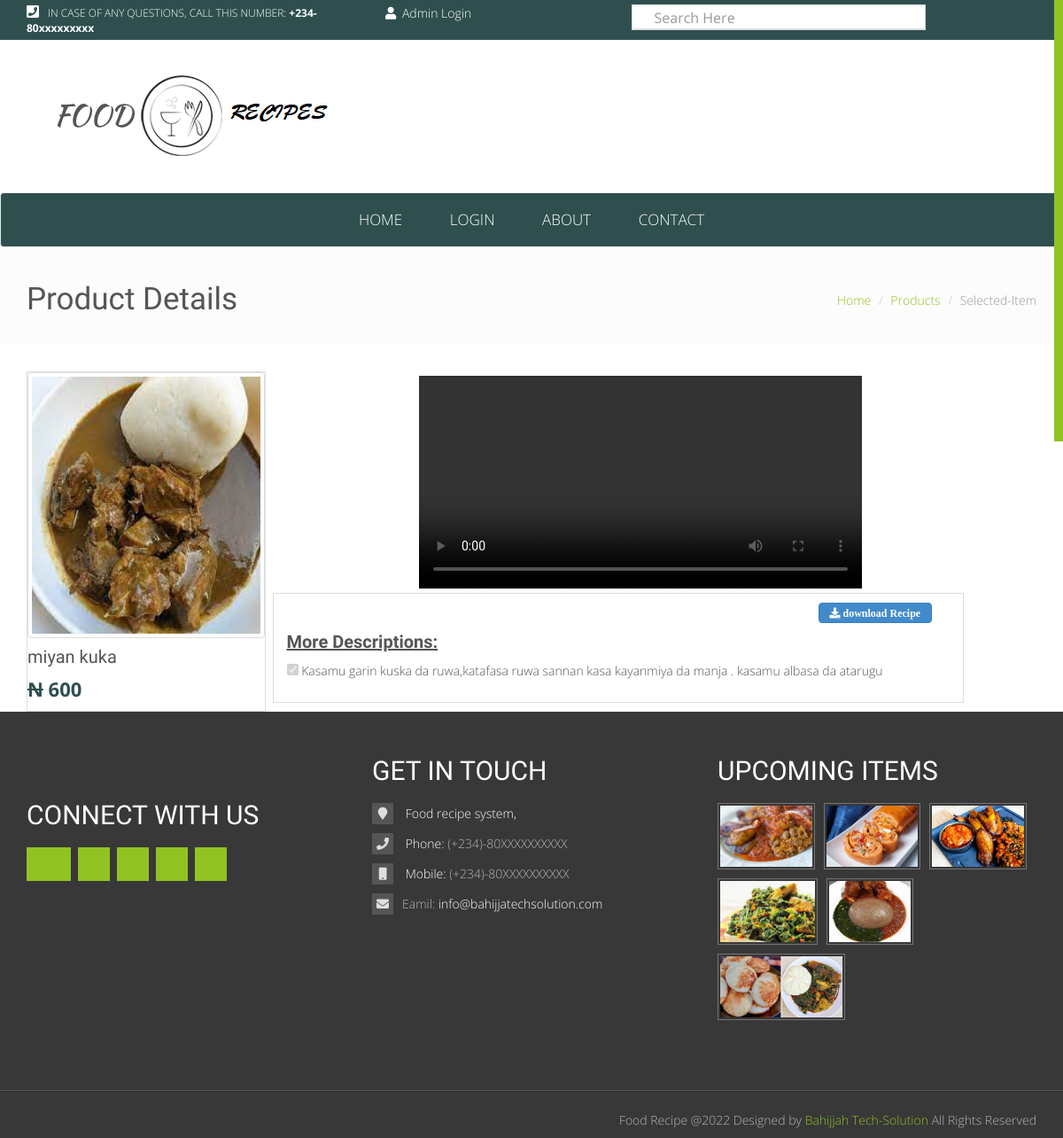
The page /selected_item.php?dish=19 on the database its author committed.
### tables this page shows
CREATE TABLE IF NOT EXISTS `dishes` (
  `dish_id` int(11) NOT NULL AUTO_INCREMENT,
  `fname` varchar(50) NOT NULL,
  `price` int(10) NOT NULL,
  `ingredient1` varchar(500) NOT NULL,
  `chef_id` int(5) NOT NULL,
  `food_picture` varchar(500) NOT NULL,
  `file` varchar(500) NOT NULL,
  `vfile` varchar(100) DEFAULT NULL,
  PRIMARY KEY (`dish_id`)
);

### selected_item.php (the view, shortened to what this page needs)
<?php
 include'config/db.php';
        $get=$_GET['dish'];
        $query2 = mysqli_query($connection, "SELECT * FROM dishes WHERE dish_id='$get'");
        while($row = mysqli_fetch_array($query2,MYSQLI_ASSOC)){
            $fname=$row["fname"];
            $price=$row["price"];
            $pic=$row["food_picture"];
            $ingredient1=$row["ingredient1"];
           	$vid =$row["vfile"];
           	$file = $row["file"];
        }
 ?>
<!doctype html>
<html lang="en">
<head>
<?php include'head.php';?>
</head>
<body>
		<?php include'header.php';?>
		<?php include'user_login.php';?>
		<?php include'logo.php';?>
		<?php include'index_nav.php';?>
	<section id="topic-header">
		<div class="container">
			<div class="row">
				<div class="col-md-4">
					<h3>Product Details</h3>
				</div>
				<div class="col-md-8 hidden-xs">
					<ol class="breadcrumb pull-right">
					  	<li><a href="#">Home</a></li>
					  	<li><a href="#">Products</a></li>
					  	<li class="active">Selected-Item</li>
					</ol>
				</div>
			</div>
		</div>
	</section>
	<section id="single-product">
		<div class="container">
			<div class="row">
				<div class="col-md-3">
					<div class="single-product-img" style="width: 270px !important; height: : 390px !important;">
						<img src="images/<?php echo $pic; ?>" class="img-thumbnail" alt="" style="width: 270px !important; height:300px !important;"><br>
						<h6><?php echo $fname; ?></h6>
					<p class="price"><del><b>N</b></del> <?php echo $price; ?></p>
					</div>
				</div>
				<div class="col-md-8">
					<div class="row" style="margin-top: 5px; margin-left: 150px;">
						<video width="500" height="240" controls>
						  <source src="./uploads/videos/<?php echo $vid; ?>" type="video/mp4">
						</video>
					</div>
					<div class="row">
						<div class="block">
						<div class="product-des">
							 <a  data-placement="bottom" title="Download"  href="./uploads/<?php echo $file; ?>"  class="btn btn-primary  fa fa-download fa-lg " style="font-size:12px; margin-left: 600px;">&nbsp;download Recipe</a>
							<h6><b><u>More Descriptions:</u></b></h6>
							<p>
							<div class="col-md-12 mb-4 form-group" style="padding-left: 0px;">
								<input type="checkbox" class="disabled" disabled name="used" checked> <?php echo $ingredient1; ?>
							</div>
							</p>
						</div>
					</div>
					</div>
				</div>
			</div>
		</div>
	</section>
		<?php include'footer_top.php';?>
	<?php include'footer_bottom.php';?>
	<a id="back-top" href="#"></a>
</body>
</html>

### css/style.css (style rules this page uses)
body { font-family: 'Open Sans', sans-serif; color: #555; font-size: 14px; font-weight: 300; }
li { list-style: none; }
h1,h2,h3,h4,h5,h6 { font-family: 'Yanone Kaffeesatz', sans-serif;color: #555 }
h3 { font-size: 35px; }
h6 { font-size: 20px; }
section+section { margin-top: 50px; }
#back-top { position: fixed; bottom: 30px; width: 40px; color: #bbb; height: 50px; right: 30px; display: block; text-align: center; background: url("../images/top.png") no-repeat; }
.price { font-size: 22px; color: #2F4F4F; font-weight: bold; margin-bottom: 8px; }
#topic-header { background: #FCFCFC; width: 100%; padding: 20px 0; margin: -20px 0; }
#topic-header .breadcrumb { background: transparent; padding: 30px 0 0; }
#topic-header .breadcrumb li a { color: #90c322; }
.single-product-img { border:1px solid #dedede; }
.product-des { border:1px solid #dedede; padding:10px 15px; }

### rows shown on the page
dishes: food_picture (picture), fname "miyan kuka", price "600", ingredient1 "Kasamu garin kuska da ruwa,katafasa ruwa sannan kasa kayanmiya da manja . kasamu albasa da atarugu"
